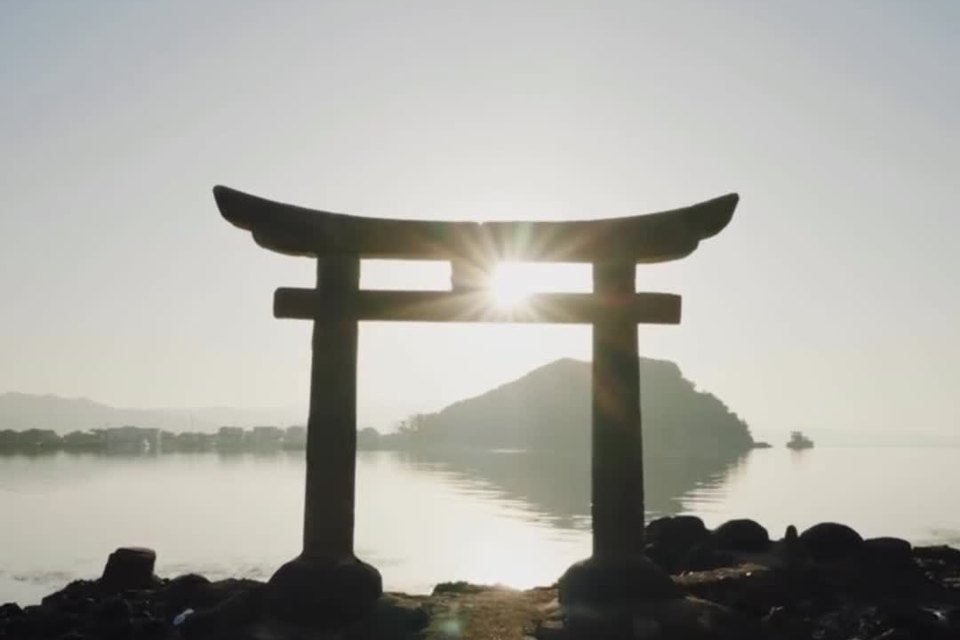
#> input picture site/photos/7653125582234094870.jpg, 960 x 640 px; its folder holds only this picture in this run
$ python -i ecran.py   (imports and definitions only)
#> lines starting #> are read from the running program, lines starting #| are printed output that depends on the picture; after the words box and inside, x2 and y2 are one past the last pixel; in counts of white or black regions, pixels touching at a corner belong together
# -*- coding: utf-8 -*-
"""Met la vraie carte dans l'écran du téléphone du plan animé (sources/<nom>.mp4 → public/clips/<nom>.mp4) : le héros de la vidéo 1
(anime-flux) ou l'héroïne de la vidéo 2 (fille-flux), tous deux le rush 2 du propriétaire redessiné par FLUX (le même geste) ; le
héros de la vidéo 3 (heros-pop : il surgit dans le cadre, rush 3) et l'héroïne de la vidéo 4 (fille-tourne : elle se retourne, rush 1).
    python outils/video/generique/ecran.py [anime-flux|fille-flux|heros-pop|fille-tourne] [--essai]

Le propriétaire (2026-11-22), après la première version : « quand le personnage il montre son téléphone avec la carte, faudrait que
ce soit vraiment la carte qu'il montre, parce que là, avec le fond bleu et tout, c'est un peu nul ». FLUX avait dessiné un Japon
turquoise sur un écran turquoise. Ici :
- l'écran est repéré à sa couleur (le turquoise de FLUX, les trous de son dessin bouchés), image par image, à 24 images/s ;
- ses quatre côtés sont des droites ajustées sur le bord de l'écran (sans les coins arrondis ni l'encoche) : leurs croisements sont
  les quatre coins, et la vraie prise de la carte (`rushes/tn-japon.mp4`, celle qui suit dans le montage, au même instant) y est
  posée en perspective, sous le cadre noir dessiné du téléphone ;
- quand le téléphone sort du cadre (la caméra plonge dedans, images 63 → 70), les coins glissent en douceur jusqu'au cadrage exact
  du plan de la carte à l'image T.carte (son zoom 1,3 → 1 à cet instant, fois le 1,06 de tous les plans) : la plongée atterrit sur
  le plan suivant, sans raccord visible ;
- dans sa main, avant qu'il le tende (images 27 → 31), le petit écran vu de biais et flou est trop petit pour y poser la carte
  (essayé : des morceaux de terre orange sur sa main) : son turquoise prend seulement la couleur de la mer de la carte (le motif
  turquoise du lit, derrière, n'est pas touché) ;
- vidéo 2 : FLUX a dessiné au mur de droite deux affiches « WANTED » (celles de la chambre du propriétaire, de One Piece, qu'on ne
  montre pas) : repérées à leur papier fauve, bouchées (leur texte), sans la main ni l'écran, et remplies du dégradé du mur autour.
--essai écrit les images avec les coins trouvés dans videos/carte/generique/brouillons/ecran/.
"""
import subprocess
import sys
from pathlib import Path

import cv2
import numpy as np

ICI = Path(__file__).resolve().parent
GENERIQUE = ICI.parents[2] / 'videos' / 'carte' / 'generique'
CARTE = GENERIQUE / 'public' / 'rushes' / 'tn-japon.mp4'
ESSAIS = GENERIQUE / 'brouillons' / 'ecran'
L, H = 1080, 1920
COULEUR = ['-color_range', 'tv', '-colorspace', 'bt709', '-color_primaries', 'bt709', '-color_trc', 'bt709']

FPS = 60


class Video:
    """Un plan animé du téléphone et sa place dans son montage (theme.ts / temps.ts de la vidéo) : V0 et T0 de sa chanson ; les temps
    où le plan commence (`anime`), où la plongée atterrit sur le plan de la carte (`carte` ; ce plan, tn-japon, commence 10 images
    avant) et où ce plan finit ; son t0 et son zoom (Generique.tsx, Fille.tsx), tous les plans étant agrandis de 1,06."""

    def __init__(self, nom, v0, t0, anime, carte, fin_plan, plan_t0=2.1, plan_zoom=(1.3, 1.0), affiches=False, bpm=165,
                 nettes=range(42, 63), depart=62, main=range(27, 32), entree=(41, 40, 39), debut=39, bouge=False):
        self.source = GENERIQUE / 'sources' / f'{nom}.mp4'
        self.sortie = GENERIQUE / 'public' / 'clips' / f'{nom}.mp4'
        self.v0, self.t0, self.temps = v0, t0, 60 / bpm
        # les images de FLUX (24/s) : l'écran entier, le départ de la plongée, le téléphone petit dans la main (seulement teinté),
        # celles où il entre par la droite (le côté droit manque), la première où on le cherche
        self.nettes, self.depart, self.main, self.entree, self.debut = nettes, depart, main, entree, debut
        # `bouge` : le téléphone filé par FLUX quand il bouge vite (la vidéo 4) ; la carte y est filée de même, et le halo turquoise
        # du flou, autour de l'écran, prend la couleur de la mer de la carte
        self.bouge = bouge
        self.anime, self.carte, self.fin_plan = self.b(anime), self.b(carte), self.b(fin_plan)
        self.plan_de, self.plan_t0, self.plan_zoom, self.affiches = self.carte - 10, plan_t0, plan_zoom, affiches
        # l'image de FLUX (24/s) où la plongée atterrit (= T.carte)
        self.arrivee = round((self.carte - self.anime) / 2.5)

    def b(self, n):
        return self.v0 + round((self.t0 + n * self.temps) * FPS)


VIDEOS = {
    # la vidéo 1 (le héros, la chanson n° 1, theme.ts) : l'animé au temps 0, la carte au temps 8, Takeda au temps 16
    'anime-flux': Video('anime-flux', v0=122, t0=0.007, anime=0, carte=8, fin_plan=16),
    # la vidéo 2 (l'héroïne, la chanson n° 2, fille/temps.ts) : la coupe au temps 10, la carte au temps 18, Daisen au temps 25
    'fille-flux': Video('fille-flux', v0=-132, t0=0.0173, anime=10, carte=18, fin_plan=25, affiches=True),
    # la vidéo 3 (le héros, la chanson n° 3, h3/temps.ts : 167,073 battements par minute, ses temps comptés depuis 0,2151 s) :
    # l'animé dès l'image 0 (son temps 247), la carte sur la reprise du refrain (temps 253), Okuoi au temps 261. Il surgit par la
    # droite, le téléphone entre en tournant (images 12 → 15), l'écran entier de 16 à 49, le cadre plein à 54
    'heros-pop': Video('heros-pop', v0=-5335, t0=0.2151, bpm=167.073, anime=247, carte=253, fin_plan=261,
                       nettes=range(16, 50), depart=49, main=range(10, 12), entree=(15, 14, 13, 12), debut=10),
    # la vidéo 4 (l'héroïne, la chanson n° 4, f4/temps.ts : 165,004 battements par minute depuis 0,2610 s) : l'animé dès l'image
    # 0 (son temps 93), la carte sur le refrain (temps 100), la route d'Yushun au temps 108. Le téléphone caché à moitié par sa
    # hanche (11, 12 : seulement teinté), puis l'écran entier dans sa main, face à nous, de 13 à 56 (le propriétaire, 2026-11-22 :
    # « au début, la carte ne suit pas bien le téléphone » : l'écran restait turquoise dans sa main, la carte arrivait d'un coup à
    # l'image 27, nette dans un téléphone filé, avec un halo turquoise autour)
    'fille-tourne': Video('fille-tourne', v0=-2045, t0=0.2610, bpm=165.004, anime=93, carte=100, fin_plan=108,
                          nettes=range(13, 57), depart=56, main=range(11, 13), entree=(), debut=13, bouge=True),
}
#> further down, picture is the input picture: shape (640, 960, 3); mean B, G, R 162.2, 168.4, 169.1


# [48 lines left out: functions ffmpeg, lire, turquoise, plein, ordonner, not called in this run]


def droite(p):
    vx, vy, x0, y0 = cv2.fitLine(p.astype(np.float32), cv2.DIST_L2, 0, 0.01, 0.01).ravel()
    return np.array([x0, y0]), np.array([vx, vy])


# [70 lines left out: functions croise, cotes, coins, tourner, zoom_plan, not called in this run]


def image_carte(v, e):
    """L'image de tn-japon que le plan montre à l'image e du montage (trimBefore = round(t0 × 60))."""
    return round(v.plan_t0 * FPS) + e - v.plan_de


def effacer_affiches(im):
    """Les affiches du mur de droite (vidéo 2) : leur papier fauve (teinte 11 → 22, saturation ≥ 95 ; le mur : saturation ~70), en
    taches assez grandes (les liserés des doigts disparaissent à l'ouverture), bouchées (leur texte sombre), sans la peau claire de la
    main ni l'écran turquoise ; puis remplies du dégradé du mur autour."""
    hsv = cv2.cvtColor(im, cv2.COLOR_BGR2HSV)
#> hsv: shape (640, 960, 3); mean H, S, V 39.6, 17.1, 170.4
    h, s, v = (hsv[..., i].astype(np.int16) for i in range(3))
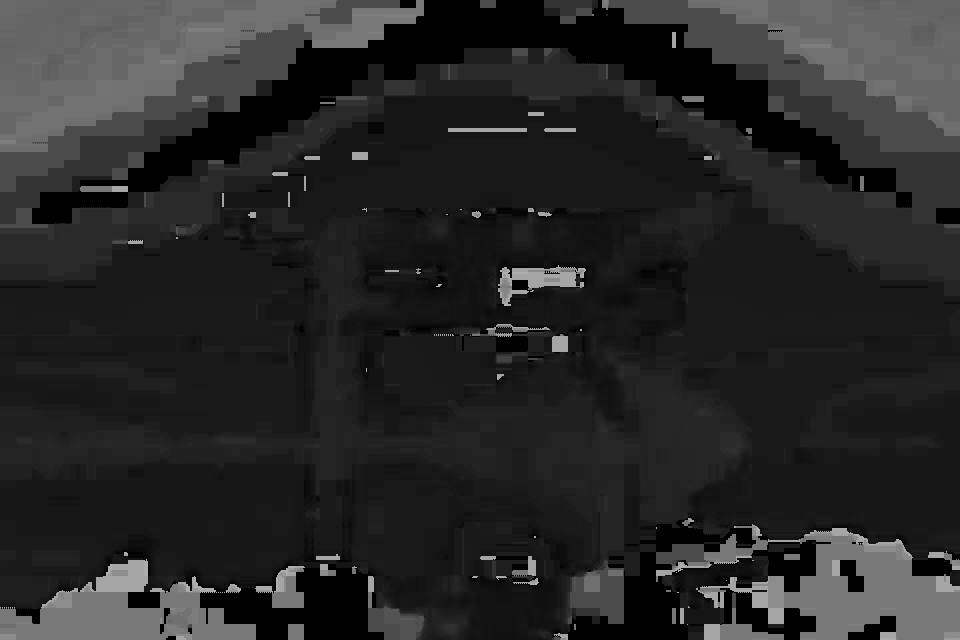
#> h: shape (640, 960) int16; min 0, max 177, mean 39.6
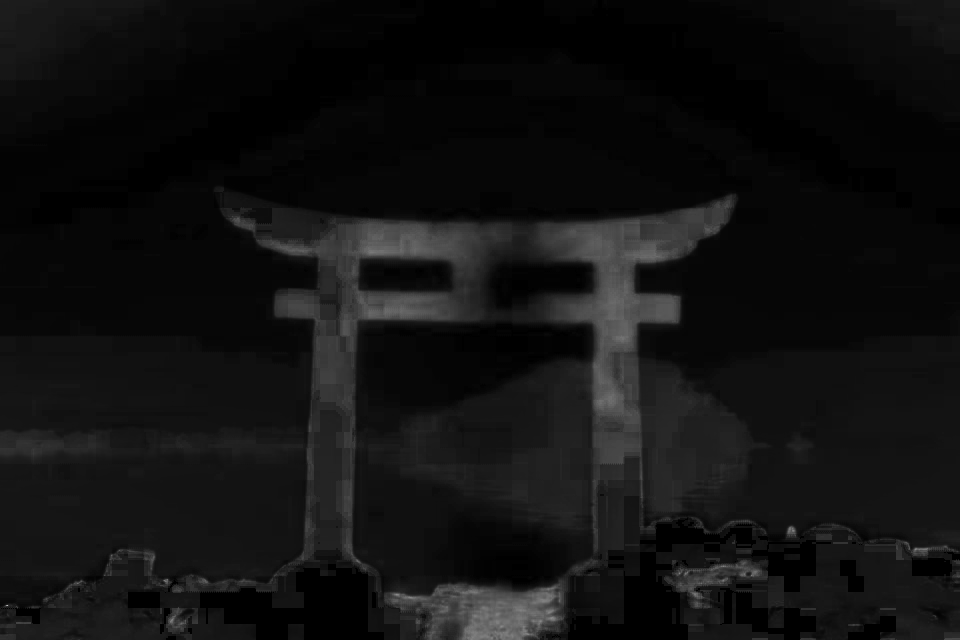
#> s: shape (640, 960) int16; min 0, max 191, mean 17.1
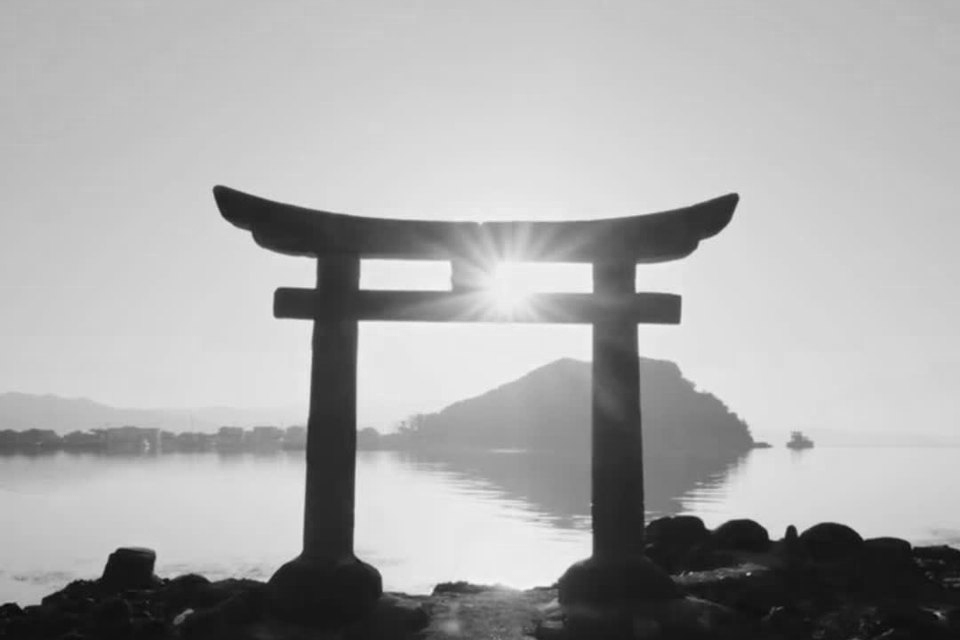
#> v: shape (640, 960) int16; min 4, max 251, mean 170.4
    m = ((h >= 11) & (h <= 22) & (s >= 95) & (v >= 90)).astype(np.uint8)
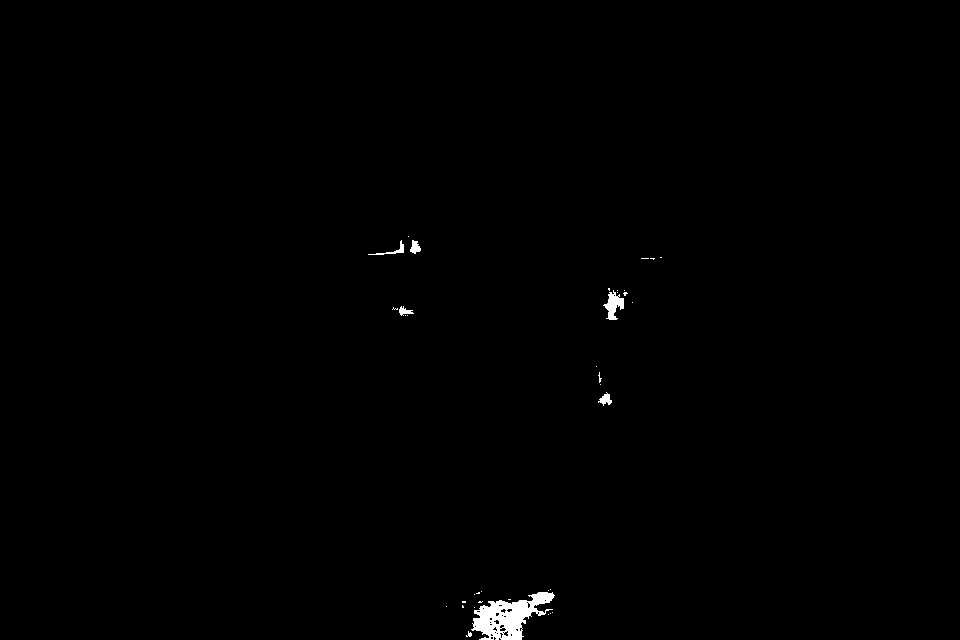
#> m: shape (640, 960); values 0 (black) and 1 (white), 0.46% white; 37 white regions (30 under 20 px), largest, box (x1, y1, x2, y2) and area: (471, 592, 555, 640) 2003, (603, 290, 624, 320) 319, (368, 240, 404, 255) 104
    zone = np.zeros_like(m)
    zone[300:1390, 820:] = 1
    m = cv2.morphologyEx(m * zone, cv2.MORPH_OPEN, np.ones((5, 5), np.uint8))
#> m: shape (640, 960); every value is 0
    n, lab, st, _ = cv2.connectedComponentsWithStats(m, 8)
#> lab: shape (640, 960) int32; every value is 0
#> n = 1; st = [[0, 0, 960, 640, 614400]]
    garde = [i for i in range(1, n) if st[i, cv2.CC_STAT_AREA] >= 350]
#> garde = []
    if not garde:
        return im
    papier = np.isin(lab, garde).astype(np.uint8)
    # chaque affiche : son rectangle (le papier fauve n'en couvre qu'une partie : le dessin et le blanc du papier, à gauche, n'y sont
    # pas), élargi d'un tiers en largeur et d'un huitième en hauteur, jusqu'à son bord sombre et son ombre sur le mur
    m = np.zeros_like(m)
    for i in garde:
        ys, xs = np.nonzero(lab == i)
        (cx, cy), (w, h_), a = cv2.minAreaRect(np.stack([xs, ys], 1).astype(np.float32))
        if w < h_:
            w, h_ = w * 1.35 + 24, h_ * 1.12 + 24
        else:
            w, h_ = w * 1.12 + 24, h_ * 1.35 + 24
        cv2.fillConvexPoly(m, cv2.boxPoints(((cx, cy), (w, h_), a)).astype(np.int32), 1)
    m = cv2.dilate(m, cv2.getStructuringElement(cv2.MORPH_ELLIPSE, (15, 15))) * zone
    # la main qui passe devant : sa peau (valeur ~240, saturation 50 → 75), en une grande tache (les reflets blancs du papier des
    # affiches sont petits), et son trait, autour, restent ; l'écran aussi
    peau = ((v >= 225) & (s >= 35) & (s <= 95) & (h <= 22)).astype(np.uint8)
    n, lab, st, _ = cv2.connectedComponentsWithStats(peau, 8)
    peau = np.isin(lab, [i for i in range(1, n) if st[i, cv2.CC_STAT_AREA] >= 3000]).astype(np.uint8)
    main = cv2.dilate(peau, cv2.getStructuringElement(cv2.MORPH_ELLIPSE, (25, 25)))
    garde_ = main | turquoise(im)
    if (m & main).any():
        # la main passe devant les affiches (la fin du geste) : seulement le papier fauve qui dépasse encore entre les doigts (le
        # rectangle prendrait les ongles et le trait des doigts)
        m = cv2.dilate(cv2.morphologyEx(papier, cv2.MORPH_CLOSE, cv2.getStructuringElement(cv2.MORPH_ELLIPSE, (33, 33))),
                       cv2.getStructuringElement(cv2.MORPH_ELLIPSE, (23, 23))) * zone
    m[garde_ > 0] = 0
    # le mur, lisse, autour des affiches : un dégradé (polynôme du second degré par couleur) ajusté sur ses pixels (ni peau, ni
    # trait sombre, ni écran) dans un anneau de 40 px, qui remplit les affiches
    anneau = (cv2.dilate(m, cv2.getStructuringElement(cv2.MORPH_ELLIPSE, (81, 81))) > 0) & (m == 0) & (garde_ == 0) & (zone > 0)
    anneau &= (v >= 90) & (v <= 222) & (s <= 95)
    ys, xs = np.nonzero(anneau)
    if len(xs) < 200:
        return im
    X = lambda x, y: np.stack([np.ones_like(x), x, y, x * x, x * y, y * y], 1)
    cx, cy = xs.mean(), ys.mean()
    A = X((xs - cx) / 300.0, (ys - cy) / 300.0)
    coef = np.linalg.lstsq(A, im[ys, xs].astype(np.float64), rcond=None)[0]
    yy, xx = np.nonzero(m)
    fond = np.clip(X((xx - cx) / 300.0, (yy - cy) / 300.0) @ coef, 0, 255)
    remplie = im.astype(np.float32).copy()
    remplie[yy, xx] = fond
    a = cv2.GaussianBlur(m.astype(np.float32), (0, 0), 3) * (1 - garde_.astype(np.float32))
    return (im * (1 - a[..., None]) + remplie * a[..., None]).astype(np.uint8)


# [48 lines left out: functions cadrage, poser, not called in this run]


# la mer de la carte (tn-japon, en HSV d'OpenCV) : teinte 81, saturation 55, valeur 180 ; le turquoise de FLUX : 87, ~190, ~220
MER_TEINTE, MER_SAT, MER_VAL = 81, 0.3, 0.82


# [9 lines left out: function teinter, not called in this run]


def masque_doux(m, elargir=3):
    m = cv2.dilate(m, cv2.getStructuringElement(cv2.MORPH_ELLIPSE, (2 * elargir + 1, 2 * elargir + 1)))
    return cv2.GaussianBlur(m.astype(np.float32), (0, 0), 1.2)


# [173 lines left out: functions forme_ecran, ecran_seul, halo, fabriquer, not called in this run]


# [3 lines not run here, left out]

>>> import cv2
>>> picture = cv2.imread('../../../site/photos/7653125582234094870.jpg')
>>> result = effacer_affiches(picture)
